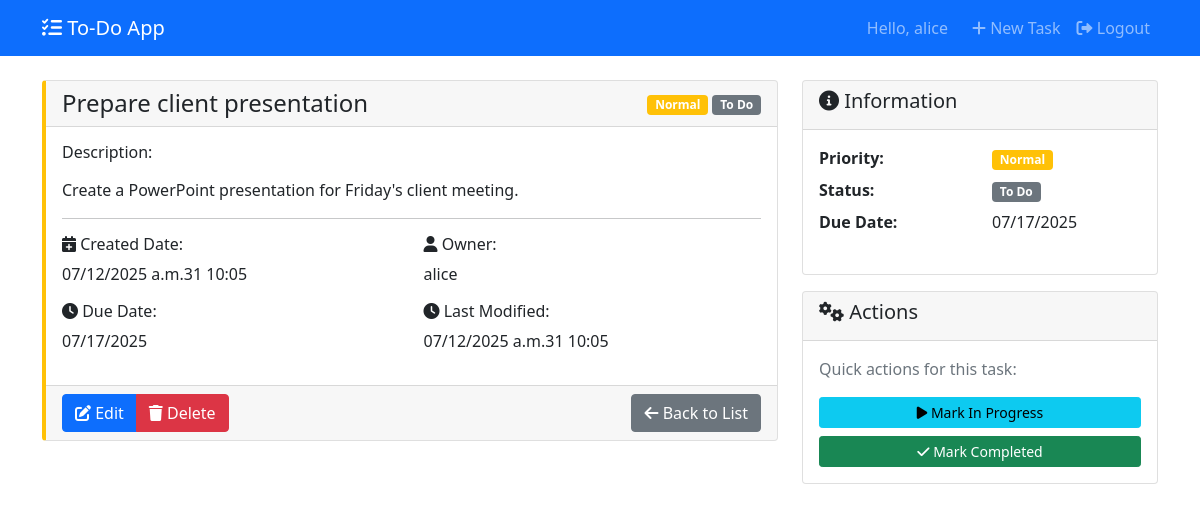
Page /task/2/ (signed in) on the committed database.
### tasks/models.py (models this page shows, shortened)
class Task(models.Model):
    PRIORITY_CHOICES = [
        ('low', 'Low'),
        ('normal', 'Normal'),
        ('high', 'High'),
    ]
    STATUS_CHOICES = [
        ('todo', 'To Do'),
        ('in_progress', 'In Progress'),
        ('completed', 'Completed'),
    ]
    user = models.ForeignKey(
        User,
        on_delete=models.CASCADE,
        verbose_name="User",
        help_text="Task owner"
    )
    title = models.CharField(
        max_length=255,
        verbose_name="Title",
        help_text="Task title"
    )
    description = models.TextField(
        blank=True,
        null=True,
        verbose_name="Description",
        help_text="Detailed task description (optional)"
    )
    priority = models.CharField(
        max_length=10,
        choices=PRIORITY_CHOICES,
        default='normal',
        verbose_name="Priority",
        help_text="Task priority level"
    )
    due_date = models.DateField(
        blank=True,
        null=True,
        verbose_name="Due Date",
        help_text="Task deadline (optional)"
    )
    status = models.CharField(
        max_length=15,
        choices=STATUS_CHOICES,
        default='todo',
        verbose_name="Status",
        help_text="Task progress status"
    )
    created_date = models.DateTimeField(
        auto_now_add=True,
        verbose_name="Created Date"
    )
    modified_date = models.DateTimeField(
        auto_now=True,
        verbose_name="Modified Date"
    )
    class Meta:
        verbose_name = "Task"
        verbose_name_plural = "Tasks"
        ordering = ['-created_date']

### tasks/views.py (the view)
# urls.py: path('task/<int:pk>/', views.TaskDetailView.as_view(), name='task_detail'),
class TaskDetailView(LoginRequiredMixin, DetailView):
    model = Task
    template_name = 'tasks/task_detail.html'
    context_object_name = 'task'
    login_url = reverse_lazy('login')
    def get_queryset(self):
        return Task.objects.filter(user=self.request.user)

### templates/tasks/task_detail.html (shortened to what this page needs)
{% extends 'base.html' %}
{% block content %}
<div class="row">
    <div class="col-md-8">
        <div class="card priority-{{ task.priority }}">
            <div class="card-header d-flex justify-content-between align-items-center">
                <h4 class="mb-0 {% if task.status == 'completed' %}status-completed{% endif %}">
                    {{ task.title }}
                </h4>
                <div>
                    <span class="badge bg-{% if task.priority == 'high' %}danger{% elif task.priority == 'normal' %}warning{% else %}success{% endif %}">
                        {{ task.get_priority_display }}
                    </span>
                    <span class="badge bg-{% if task.status == 'completed' %}success{% elif task.status == 'in_progress' %}info{% else %}secondary{% endif %}">
                        {{ task.get_status_display }}
                    </span>
                </div>
            </div>
            <div class="card-body {% if task.status == 'completed' %}status-completed{% endif %}">
                {% if task.description %}
                    <h6>Description:</h6>
                    <p class="card-text">{{ task.description|linebreaks }}</p>
                {% else %}
                    <p class="text-muted"><em>No description provided</em></p>
                {% endif %}
                <hr>
                <div class="row">
                    <div class="col-md-6">
                        <h6><i class="fas fa-calendar-plus"></i> Created Date:</h6>
                        <p>{{ task.created_date|date:"m/d/Y at H:i" }}</p>
                        {% if task.due_date %}
                            <h6><i class="fas fa-clock"></i> Due Date:</h6>
                            <p class="{% if task.due_date < today and task.status != 'completed' %}text-danger{% endif %}">
                                {{ task.due_date|date:"m/d/Y" }}
                            </p>
                        {% endif %}
                    </div>
                    <div class="col-md-6">
                        <h6><i class="fas fa-user"></i> Owner:</h6>
                        <p>{{ task.user.username }}</p>
                        <h6><i class="fas fa-clock"></i> Last Modified:</h6>
                        <p>{{ task.modified_date|date:"m/d/Y at H:i" }}</p>
                    </div>
                </div>
            </div>
            <div class="card-footer">
                <div class="btn-group">
                    <a href="{% url 'task_update' task.pk %}" class="btn btn-primary">
                        <i class="fas fa-edit"></i> Edit
                    </a>
                    <a href="{% url 'task_delete' task.pk %}" class="btn btn-danger">
                        <i class="fas fa-trash"></i> Delete
                    </a>
                </div>
                <a href="{% url 'task_list' %}" class="btn btn-secondary float-end">
                    <i class="fas fa-arrow-left"></i> Back to List
                </a>
            </div>
        </div>
    </div>
    <div class="col-md-4">
        <div class="card">
            <div class="card-header">
                <h5><i class="fas fa-info-circle"></i> Information</h5>
            </div>
            <div class="card-body">
                <dl class="row">
                    <dt class="col-sm-6">Priority:</dt>
                    <dd class="col-sm-6">
                        <span class="badge bg-{% if task.priority == 'high' %}danger{% elif task.priority == 'normal' %}warning{% else %}success{% endif %}">
                            {{ task.get_priority_display }}
                        </span>
                    </dd>
                    <dt class="col-sm-6">Status:</dt>
                    <dd class="col-sm-6">
                        <span class="badge bg-{% if task.status == 'completed' %}success{% elif task.status == 'in_progress' %}info{% else %}secondary{% endif %}">
                            {{ task.get_status_display }}
                        </span>
                    </dd>
                    {% if task.due_date %}
                        <dt class="col-sm-6">Due Date:</dt>
                        <dd class="col-sm-6">{{ task.due_date|date:"m/d/Y" }}</dd>
                    {% endif %}
                </dl>
            </div>
        </div>
        <div class="card mt-3">
            <div class="card-header">
                <h5><i class="fas fa-cogs"></i> Actions</h5>
            </div>
            <div class="card-body">
                {% if task.status != 'completed' %}
                    <p class="text-muted">Quick actions for this task:</p>
                    {% if task.status == 'todo' %}
                        <a href="{% url 'task_update' task.pk %}" class="btn btn-info btn-sm w-100 mb-2">
                            <i class="fas fa-play"></i> Mark In Progress
                        </a>
                    {% endif %}
                    <a href="{% url 'task_update' task.pk %}" class="btn btn-success btn-sm w-100">
                        <i class="fas fa-check"></i> Mark Completed
                    </a>
                {% else %}
                    <p class="text-success">
                        <i class="fas fa-check-circle"></i> Task completed!
                    </p>
                {% endif %}
            </div>
        </div>
    </div>
</div>
{% endblock %}

### templates/base.html (shortened to what this page needs)
<!DOCTYPE html>
<html lang="en">
<head>
    <link href="https://cdn.jsdelivr.net/npm/bootstrap@5.1.3/dist/css/bootstrap.min.css" rel="stylesheet">
    <link href="https://cdnjs.cloudflare.com/ajax/libs/font-awesome/6.0.0/css/all.min.css" rel="stylesheet">
</head>
<body>
    <nav class="navbar navbar-expand-lg navbar-dark bg-primary">
        <div class="container">
            <a class="navbar-brand" href="{% url 'task_list' %}">
                <i class="fas fa-tasks"></i> To-Do App
            </a>
            {% if user.is_authenticated %}
                <div class="navbar-nav ms-auto">
                    <span class="navbar-text me-3">
                        Hello, {{ user.username }}
                    </span>
                    <a class="nav-link" href="{% url 'task_create' %}">
                        <i class="fas fa-plus"></i> New Task
                    </a>
                    <a class="nav-link" href="{% url 'logout' %}">
                        <i class="fas fa-sign-out-alt"></i> Logout
                    </a>
                </div>
            {% endif %}
        </div>
    </nav>
    <div class="container mt-4">
        {% block content %}
        {% endblock %}
    </div>
</body>
</html>

### templates/base.html (style rules this page uses)
.priority-normal { border-left: 4px solid #ffc107; }

### rows in the picture
Task: title "Prepare client presentation", priority "Normal", status "To Do", description "Create a PowerPoint presentation for Friday's client meeting.", created_date "07/12/2025 a.m.31 10:05", due_date "07/17/2025", user.username "alice", modified_date "07/12/2025 a.m.31 10:05"

### other values in the picture
{{ user.username }} "alice"
